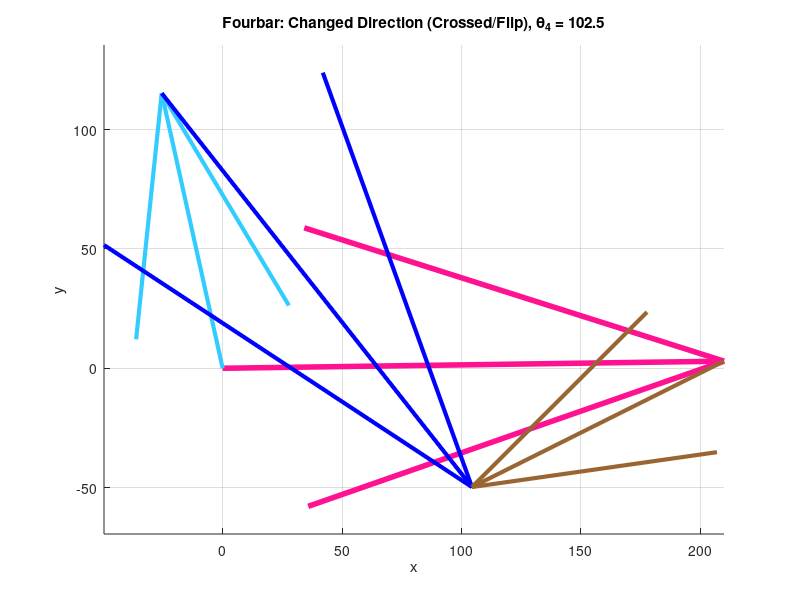

This chart was generated by the following MATLAB code:
clear all
close all
clc

% 1. Parameter Definitions (ห้ามเปลี่ยน)
L1 = 210; % Length of Link1 d (Ground) - Pink
L2 = 118; % Length of Link2 a (Input) - Light Blue
L3 = 210; % Length of Link3 b (Coupler) - Blue
L4 = 118; % Length of Link4 c (Output) - Brown

% Mapping to standard variables
d = L1;
a = L2;
b = L3;
c = L4;

% Ground angle (Lifted up by 0.81 degrees)
theta1_deg = 0.81;
theta1 = deg2rad(theta1_deg); 

% Input: Theta 4 (Global)
q4_global_deg = 102.5;
q4_global = deg2rad(q4_global_deg);

% Convert to Local Frame (Relative to Ground Link)
q4 = q4_global - theta1;

% ---------------------------------------------------------
% STEP 1: Find Theta 2 given Theta 4 (Inverse Kinematics)
% ---------------------------------------------------------

% Inverse K Constants (Swapping a and c)
K1_inv = d/c; 
K2_inv = d/a; 
K3_inv = (c^2 - b^2 + a^2 + d^2)/(2*c*a); 

% Coefficients A, B, C for finding q2
A_inv = cos(q4) - K1_inv - K2_inv*cos(q4) + K3_inv;
B_inv = -2*sin(q4);
C_inv = K1_inv - (K2_inv + 1)*cos(q4) + K3_inv;

% Solve for q2
disc = B_inv^2 - 4*A_inv*C_inv;

% มี 2 คำตอบสำหรับ q2
% Sol 1: มักเป็นแบบขนาน (Parallel/Open)
q2_local_1 = 2*atan((-B_inv - sqrt(disc))/(2*A_inv));
% Sol 2: มักเป็นแบบไขว้ (Crossed/Anti-Parallel) <-- เราจะลองเช็คตัวนี้หรือสลับกัน
q2_local_2 = 2*atan((-B_inv + sqrt(disc))/(2*A_inv));

% เงื่อนไข: "ลิ้งฟ้า (L2) อยู่บน" --> เลือก q2 ที่ทำให้ y > 0 หรือมุมเป็นบวก
% ในกรณีขนาน q2 จะใกล้เคียง q4 (102.5) ซึ่งอยู่บนแน่นอน
% แต่ถ้าคุณต้องการ "เปลี่ยนทิศ" อาจจะหมายถึงการเลือก Sol 2 
% หรือถ้า Sol 2 ลงล่าง เราต้องใช้ Sol 1 แต่ "เปลี่ยนทิศ q3" แทน

% เราจะเลือกใช้ Sol 1 (ที่เป็นบวกแน่ๆ) เป็นฐาน แล้วไปเปลี่ยนทิศที่ q3 แทน
q2_target = q2_local_1; 

% ---------------------------------------------------------
% STEP 2: Find Theta 3 given Theta 2
% ---------------------------------------------------------
K1 = d/a;
K4 = d/b;
K5 = (c^2 - d^2 - a^2 - b^2)/(2*a*b);

D = cos(q2_target) - K1 + K4*cos(q2_target) + K5;
E = -2*sin(q2_target);
F = K1 + (K4 - 1)*cos(q2_target) + K5;

% Solve for q3
disc_q3 = E^2 - 4*D*F;

% *** จุดเปลี่ยนทิศ ***
% ปกติเราใช้ (-E - sqrt...) สำหรับ Open
% เพื่อ "เปลี่ยนทิศ" เราจะใช้ (+ sqrt...)
q3_local = 2*atan((-E + sqrt(disc_q3))/(2*D)); 

% คำนวณค่า Global
q2_global = rad2deg(q2_target + theta1);
q3_global = rad2deg(q3_local + theta1);

% ---------------------------------------------------------
% PLOTTING
% ---------------------------------------------------------
% Define Colors
color_Pink = [1, 0.07, 0.57];  
color_LBlue = [0.2, 0.8, 1];   
color_Blue = [0, 0, 1];        
color_Brown = [0.6, 0.4, 0.2]; 

% Vectors
RO4O2 = d*exp(j*theta1); 
RA = a*exp(j*(q2_target + theta1));
RBA = b*exp(j*(q3_local + theta1));
RBO4 = c*exp(j*(q4 + theta1)); % Fixed input

% Points for plotting
O2 = [0, 0];
O4 = [real(RO4O2), imag(RO4O2)];
A  = [real(RA), imag(RA)];
B_from_A = [real(RA + RBA), imag(RA + RBA)];

figure(1);
hold on;

% 1. Ground (Pink) - Link 1
quiver(O2(1), O2(2), O4(1)-O2(1), O4(2)-O2(2), 0, 'Color', color_Pink, 'LineWidth', 4, 'MaxHeadSize', 0.5);

% 2. Input Crank (Light Blue) - Link 2 (บังคับอยู่บน)
quiver(O2(1), O2(2), A(1)-O2(1), A(2)-O2(2), 0, 'Color', color_LBlue, 'LineWidth', 3, 'MaxHeadSize', 0.5);

% 3. Coupler (Blue) - Link 3 (เปลี่ยนทิศ)
quiver(A(1), A(2), B_from_A(1)-A(1), B_from_A(2)-A(2), 0, 'Color', color_Blue, 'LineWidth', 3, 'MaxHeadSize', 0.5);

% 4. Output Rocker (Brown) - Link 4
quiver(O4(1), O4(2), B_from_A(1)-O4(1), B_from_A(2)-O4(2), 0, 'Color', color_Brown, 'LineWidth', 3, 'MaxHeadSize', 0.5);

axis equal; grid on;
title(['Fourbar: Changed Direction (Crossed/Flip), \theta_4 = ' num2str(q4_global_deg)]);
xlabel('x'); ylabel('y');

% Display Results
fprintf('--- Results (Changed Direction) ---\n');
fprintf('Theta 2 (Global) = %.4f deg\n', q2_global);
fprintf('Theta 3 (Global) = %.4f deg\n', q3_global);
